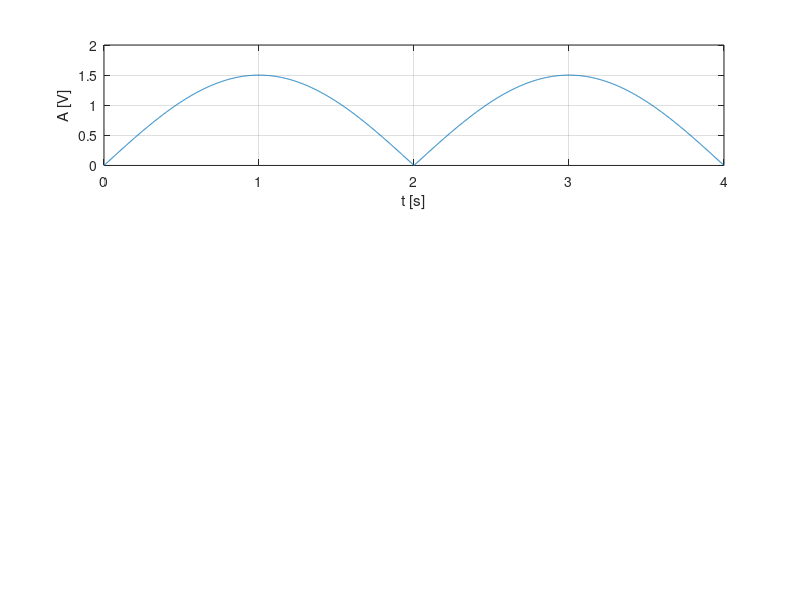

The MATLAB script that drew this image:
%2ms
t=0:0.002:4;
f=0.25;
w=2*pi*f;
s=1.5*abs(sin(w*t));
subplot(3,1,1)
plot(t,s),grid,xlabel('t [s]'),ylabel('A [V]');